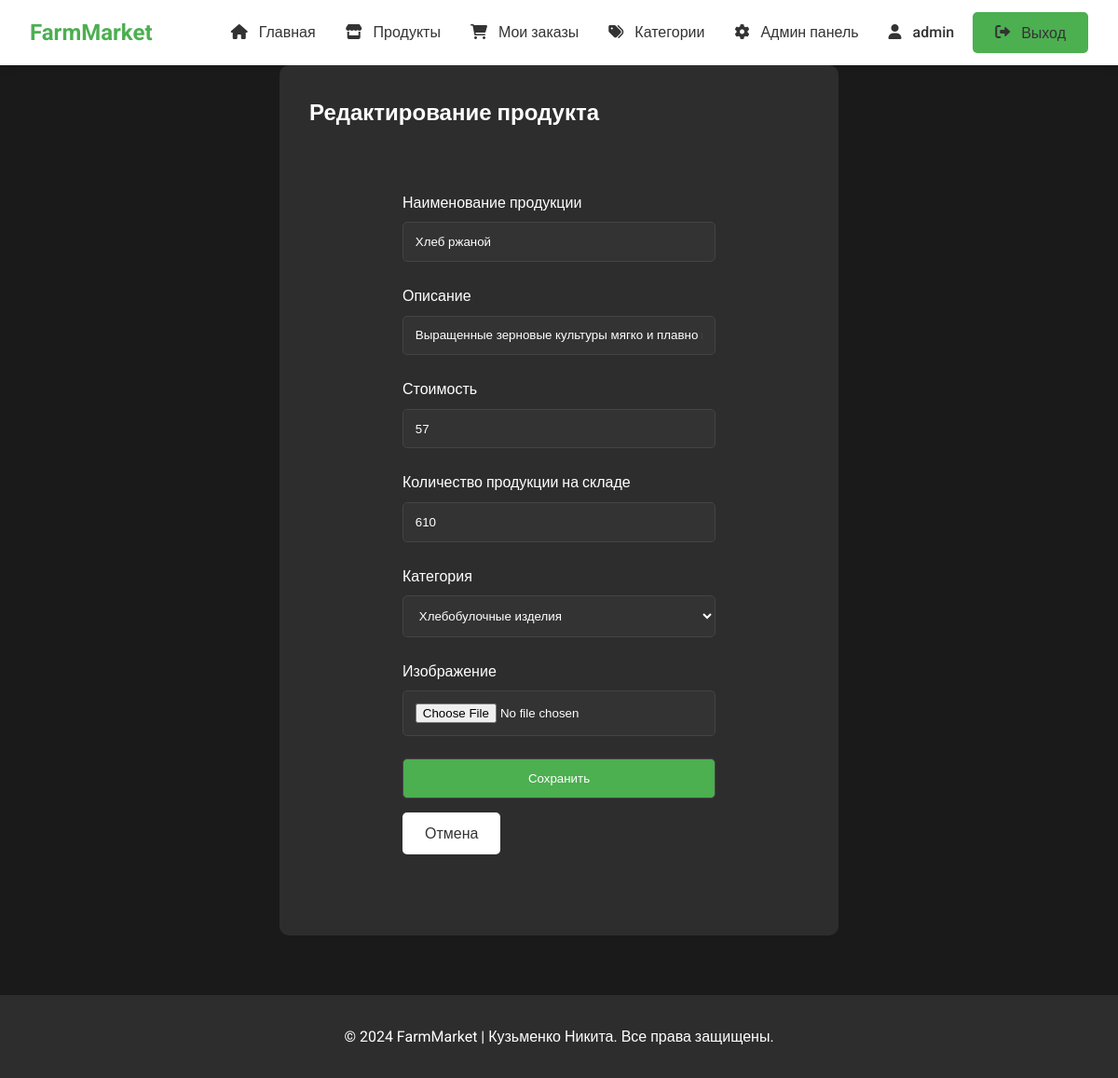
Page /products/1/edit (signed in) on the earlier database version.
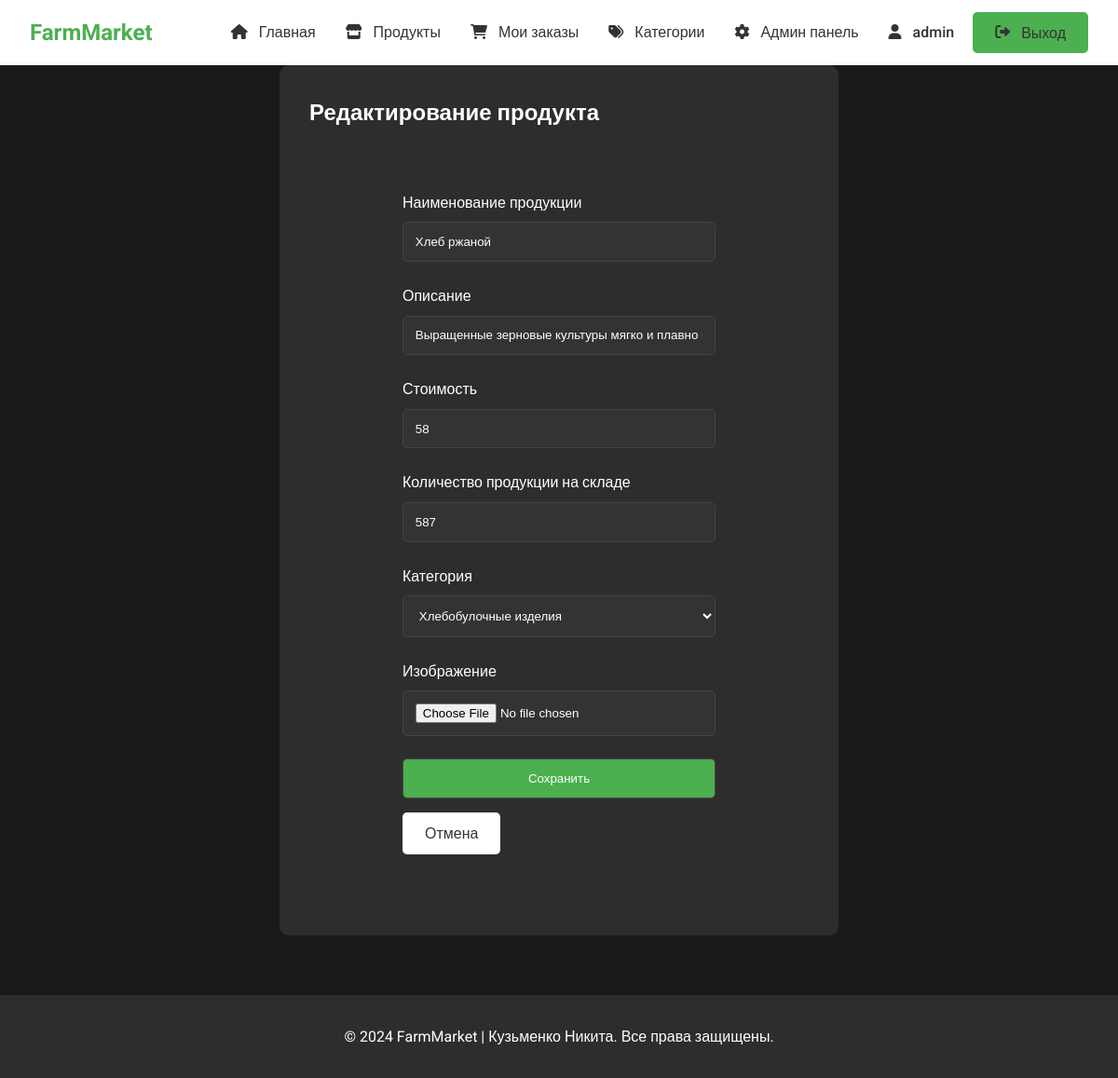
Same page on the later database version.
### application/db.py (models this page shows)
class Product(db.Model):
    id = db.Column(db.Integer, primary_key=True)
    name = db.Column(db.String(150), nullable=False)
    description = db.Column(db.Text, nullable=True)
    price = db.Column(db.Float, nullable=False)
    count = db.Column(db.Integer, nullable=False)
    seller_id = db.Column(db.Integer, db.ForeignKey('user.id'), nullable=False)
    category_id = db.Column(db.Integer, db.ForeignKey('category.id'), nullable=False)
    image = db.Column(db.String(255), nullable=True)
    category = db.relationship('Category', backref=db.backref('products', lazy=True))

### application/views.py (the view, shortened to what this page needs)
@app.route('/products/<int:id>/edit', methods=['GET', 'POST'])
@seller_or_admin_required
def product_edit(id):
    product = Product.query.get_or_404(id)
    if current_user.role != 'admin' and product.seller_id != current_user.id:
        abort(403)
    form = ProductForm(obj=product)
    return render_template('products/edit.html', form=form, product=product)

### application/forms.py
class ProductForm(FlaskForm):
    name = StringField('Наименование продукции', validators=[DataRequired(), Length(4, 36)])
    description = StringField('Описание', validators=[DataRequired(), Length(4, 255)])
    price = IntegerField('Стоимость', validators=[DataRequired()])
    count = IntegerField('Количество продукции на складе', validators=[DataRequired()])
    category_id = SelectField('Категория', coerce=int, validators=[DataRequired()])
    image = FileField('Изображение')
    submit = SubmitField('Сохранить')
    def __init__(self, *args, **kwargs):
        super(ProductForm, self).__init__(*args, **kwargs)
        from application.db import Category
        self.category_id.choices = [(c.id, c.name) for c in Category.query.all()]

### application/app.py (called while the page is built)
@login_manager.user_loader
def load_user(user_id):
    from application.db import User
    return User.query.get(int(user_id))

### templates/products/edit.html (shortened to what this page needs)
{% extends 'base.html' %}
{% block content %}
<div class="form-container">
    <h2>Редактирование продукта</h2>
    <form method="POST" enctype="multipart/form-data">
        <div class="form-group">
            {{ form.name.label }}
            {{ form.name(class="form-control") }}
        </div>
        <div class="form-group">
            {{ form.description.label }}
            {{ form.description(class="form-control") }}
        </div>
        <div class="form-group">
            {{ form.price.label }}
            {{ form.price(class="form-control") }}
        </div>
        <div class="form-group">
            {{ form.count.label }}
            {{ form.count(class="form-control") }}
        </div>
        <div class="form-group">
            {{ form.category_id.label }}
            {{ form.category_id(class="form-control") }}
        </div>
        <div class="form-group">
            {{ form.image.label }}
            {{ form.image(class="form-control") }}
        </div>
        {{ form.submit(class="btn btn-primary") }}
        <br>
        <br>
        <a href="{{ url_for('products_list') }}" class="btn btn-secondary">Отмена</a>
    </form>
</div>
{% endblock %}

Differences in the rows shown:
changed Product "Хлеб ржаной": price "57" → "58"; count "610" → "587"
